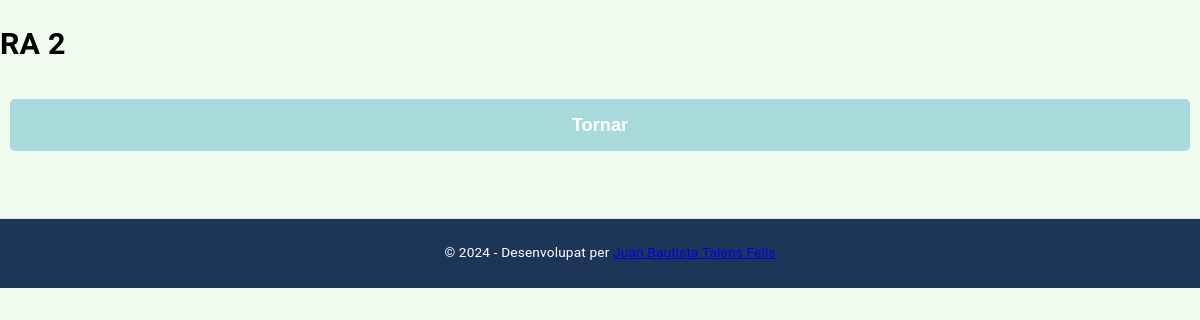
Page /ra/2 on the earlier database version.
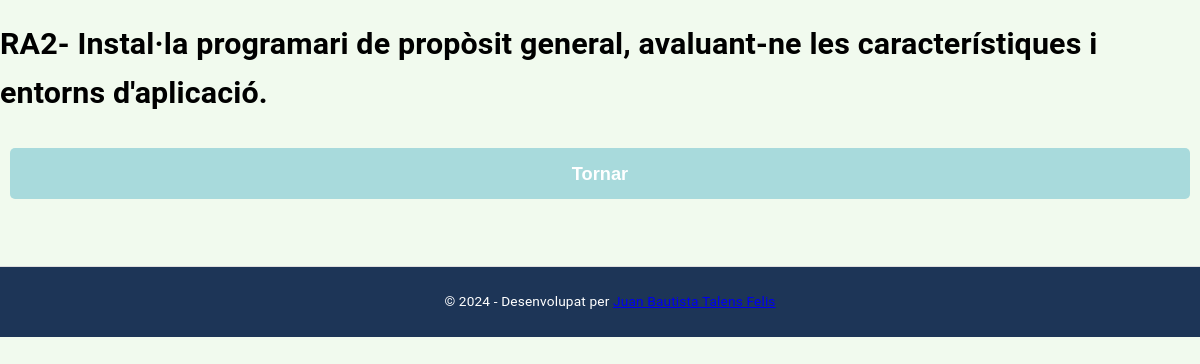
Same page on the later database version.
### tables this page shows
CREATE TABLE RA (
    id_ra INTEGER PRIMARY KEY AUTOINCREMENT,
    nom VARCHAR(255) NOT NULL,
    ponderacio REAL NOT NULL,
    id_modul INTEGER,
    FOREIGN KEY (id_modul) REFERENCES Modul(id_modul)
);

### app.py (the view)
@app.route('/ra/<int:id_ra>')
def veure_ra(id_ra):
    try:
        ra = db_query("SELECT * FROM RA WHERE id_ra = ?", (id_ra,), fetchone=True)
        if ra is None:
            abort(404, description=f"RA amb id {id_ra} no trobat.")
        detalls = db_query("""
            SELECT
                Criteri.id_criteri AS id_criteri,
                Evidencia.id AS id_evidencia,
                Alumne.nia AS nia,
                Criteri.descripcio AS criteri_descripcio,
                Evidencia.descripcio AS evidencia_descripcio,
                Alumne.nom AS alumne_nom,
                Alumne.cognoms AS alumne_cognoms,
                Criteri_Alumne_Evidencia.valor AS valor
            FROM
                Criteri_Alumne_Evidencia
            JOIN Criteri ON Criteri_Alumne_Evidencia.id_criteri = Criteri.id_criteri
            JOIN Evidencia ON Criteri_Alumne_Evidencia.id_evidencia = Evidencia.id
            JOIN Alumne ON Criteri_Alumne_Evidencia.nia = Alumne.nia
            WHERE
                Criteri.id_ra = ?
        """, (id_ra,), fetchall=True)
        return render_template('detalls_ra.html', ra=ra, detalls=detalls)
    except sqlite3.Error as e:
        print("Error carregant els detalls:", e)
        abort(500, description=f"Error: {e}")

### app.py (called while the page is built)
def db_query(query, params=(), fetchone=False, fetchall=False, commit=False):
    try:
        with sqlite3.connect(DB_PATH) as conn:
            conn.row_factory = sqlite3.Row
            cursor = conn.cursor()
            cursor.execute(query, params)
            if commit:
                conn.commit()
            if fetchone:
                return cursor.fetchone()
            if fetchall:
                return cursor.fetchall()
    except sqlite3.Error as e:
        print(f"Error amb la base de dades: {e}")
        return None

@app.after_request
def add_header(response):
    response.headers['Cache-Control'] = 'no-store, no-cache, must-revalidate, max-age=0'
    response.headers['Pragma'] = 'no-cache'
    return response

### templates/detalls_ra.html (shortened to what this page needs)
<!DOCTYPE html>
<html lang="ca">
<head>
    <link rel="stylesheet" href="/static/style.css">
</head>
<body>
    <h1>{{ ra[1] }}</h1>
    <button class="back-button" onclick="window.history.back()">Tornar</button>
    <div class="table-wrapper">
    </div>
</body>
<footer>
    <p>&copy; 2024 - Desenvolupat per <a href="https://juatafe.github.io" target="_blank">Juan Bautista Talens Felis</a></p>
</footer>
</html>

### static/style.css (style rules this page uses)
:root { --primary-color: #1d3557; --primary-hover-color: #457b9d; --secondary-color: #a8dadc; --secondary-hover-color: #76c7c0; --background-color: #f1faee; --text-color: #1d3557; --table-header-bg: #457b9d; --table-header-text: white; --table-row-bg: #f8f9fa; --table-row-alt-bg: #e6f7ff; --table-row-hover-bg: #e9ecef; font-size: calc(0.2em + 1vw); }
body { font-size: 1rem; margin: 0; line-height: 1.6; letter-spacing: 0.01em; background-color: var(--background-color); font-family: 'Roboto', sans-serif; display: flex; flex-direction: column; min-height: 100vh; }
button { padding: 0.8em 1.5em; margin: 10px; background-color: var(--primary-color); color: white; border: none; border-radius: 5px; cursor: pointer; font-size: 1.2rem; font-weight: bold; transition: background-color 0.3s ease, transform 0.2s ease-in-out; }
.back-button { background-color: var(--secondary-color); }
.table-wrapper { overflow-x: auto; display: block; margin: 0 auto; padding: calc(0.2rem + 0.5vw); max-width: 100%; box-sizing: border-box; }
.table-wrapper { overflow-x: auto; -webkit-overflow-scrolling: touch; margin: calc(0.5rem + 1vw) auto; padding: calc(0.2rem + 0.5vw); display: block; width: 100%; }
footer { background-color: var(--primary-color); padding: 10px; text-align: center; font-size: 0.9rem; color: white; border-top: 1px solid #ddd; width: 100%; }

Differences in the rows shown:
changed RA: nom "RA 2" → "RA2- Instal·la programari de propòsit general, avaluant-ne les característiques i entorns d'aplicació."
